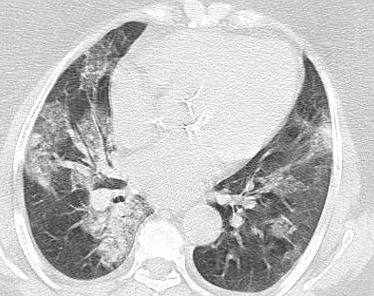
#> input picture Covid1.png, 374 x 296 px
$ python lung.py
#> lines starting #> are read from the running program, lines starting #| are printed output that depends on the picture; after the words box and inside, x2 and y2 are one past the last pixel; in counts of white or black regions, pixels touching at a corner belong together


import cv2
import numpy as np

img = cv2.imread('Covid1.png')
#> img is the input picture: shape (296, 374, 3); min 38, max 255, mean 194

print("Image Properties")
print("- Number of Pixels: " + str(img.size))
#| - Number of Pixels: 332112
print("- Shape/Dimensions: " + str(img.shape))
#| - Shape/Dimensions: (296, 374, 3)
cv2.imshow('org',img)
cv2.waitKey(0)

blue, green, red = cv2.split(img) # Split the image into its channels
resized_image = cv2.resize(img, (200, 200))
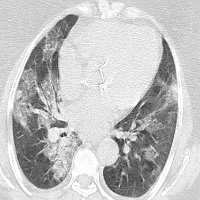
#> resized_image: shape (200, 200, 3); min 54, max 255, mean 193.9
print("Image Properties")
print("- Number of Pixels: " + str(resized_image.size))
#| - Number of Pixels: 120000
print("- Shape/Dimensions: " + str(resized_image.shape))
#| - Shape/Dimensions: (200, 200, 3)
cv2.imshow('res',resized_image) # Display the grayscale version of image
cv2.waitKey(0)

img_gray = cv2.cvtColor(resized_image, cv2.COLOR_BGR2GRAY)
cv2.imshow('grayscale',img_gray) # Display the grayscale version of image
cv2.waitKey(0)

r, threshold = cv2.threshold(img_gray, 125, 255, cv2.THRESH_BINARY)
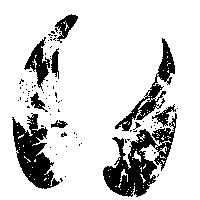
#> threshold: shape (200, 200); 83.1% white; 85 black regions (75 under 20 px), largest, box (x1, y1, x2, y2) and area: (103, 113, 177, 197) 2370, (12, 113, 60, 189) 1750, (115, 38, 175, 131) 1077
cv2.imshow('threshold',threshold)
cv2.waitKey(0)


edged = cv2.Canny(img_gray, 100,200)
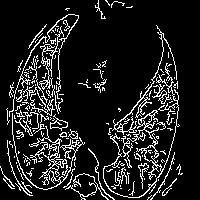
#> edged: shape (200, 200); 12.6% white in thin lines or dots
cv2.imshow('Edge',edged)
cv2.waitKey(0)

contours, hierarchy = cv2.findContours(edged,cv2.RETR_EXTERNAL, cv2.CHAIN_APPROX_NONE)
#> contours = 159 contours, 145 with area under 20; largest, box (x1, y1, x2, y2) and area: (103, 63, 180, 198) 326, (12, 113, 85, 190) 262, (121, 110, 159, 168) 205, (112, 25, 177, 135) 132, (39, 26, 64, 90) 126
print("Number of Contours found = " + str(len(contours)))
#| Number of Contours found = 159

cv2.drawContours(resized_image, contours, -1, (0, 255, 0), 3)
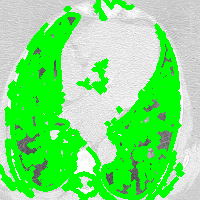
#> resized_image: shape (200, 200, 3); mean B, G, R 122.5, 230.7, 122.5
cv2.imshow('Contours', resized_image)
cv2.waitKey(0)
